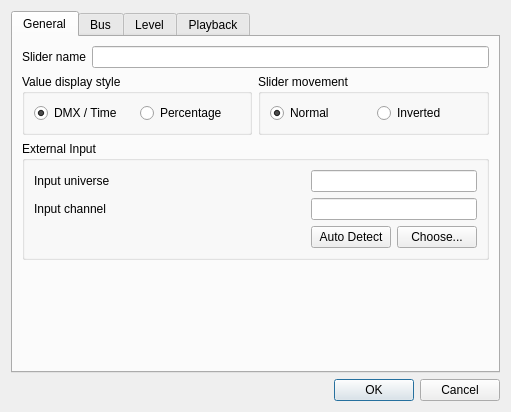
<?xml version="1.0" encoding="UTF-8"?>
<ui version="4.0">
 <class>VCSliderProperties</class>
 <widget class="QDialog" name="VCSliderProperties">
  <property name="geometry">
   <rect>
    <x>0</x>
    <y>0</y>
    <width>511</width>
    <height>412</height>
   </rect>
  </property>
  <property name="windowTitle">
   <string>Slider properties</string>
  </property>
  <layout class="QVBoxLayout">
   <item>
    <widget class="QTabWidget" name="tabWidget">
     <property name="toolTip">
      <string/>
     </property>
     <property name="currentIndex">
      <number>0</number>
     </property>
     <widget class="QWidget" name="General">
      <attribute name="title">
       <string>General</string>
      </attribute>
      <layout class="QGridLayout" name="gridLayout_2">
       <item row="0" column="0" colspan="2">
        <layout class="QHBoxLayout">
         <item>
          <widget class="QLabel" name="m_nameLabel">
           <property name="text">
            <string>Slider name</string>
           </property>
          </widget>
         </item>
         <item>
          <widget class="QLineEdit" name="m_nameEdit">
           <property name="toolTip">
            <string>Name of the slider</string>
           </property>
          </widget>
         </item>
        </layout>
       </item>
       <item row="1" column="0">
        <widget class="QGroupBox" name="m_valueGroup">
         <property name="title">
          <string>Value display style</string>
         </property>
         <layout class="QHBoxLayout" name="horizontalLayout_2">
          <item>
           <widget class="QRadioButton" name="m_valueExactRadio">
            <property name="toolTip">
             <string>Show exact DMX values</string>
            </property>
            <property name="text">
             <string>DMX / Time</string>
            </property>
            <property name="checked">
             <bool>true</bool>
            </property>
           </widget>
          </item>
          <item>
           <widget class="QRadioButton" name="m_valuePercentageRadio">
            <property name="toolTip">
             <string>Show value as percentage</string>
            </property>
            <property name="text">
             <string>Percentage</string>
            </property>
           </widget>
          </item>
         </layout>
        </widget>
       </item>
       <item row="1" column="1">
        <widget class="QGroupBox" name="m_sliderMovementGroup">
         <property name="title">
          <string>Slider movement</string>
         </property>
         <layout class="QHBoxLayout" name="horizontalLayout_3">
          <item>
           <widget class="QRadioButton" name="m_sliderMovementNormalRadio">
            <property name="text">
             <string>Normal</string>
            </property>
            <property name="checked">
             <bool>true</bool>
            </property>
           </widget>
          </item>
          <item>
           <widget class="QRadioButton" name="m_sliderMovementInvertedRadio">
            <property name="text">
             <string>Inverted</string>
            </property>
           </widget>
          </item>
         </layout>
        </widget>
       </item>
       <item row="2" column="0" colspan="2">
        <widget class="QGroupBox" name="m_externalInputGroup">
         <property name="title">
          <string>External Input</string>
         </property>
         <layout class="QGridLayout" name="gridLayout">
          <item row="0" column="0">
           <widget class="QLabel" name="m_inputUniverseLabel">
            <property name="text">
             <string>Input universe</string>
            </property>
           </widget>
          </item>
          <item row="0" column="1" colspan="2">
           <widget class="QLineEdit" name="m_inputUniverseEdit">
            <property name="toolTip">
             <string>The input universe that sends data to this widget</string>
            </property>
            <property name="readOnly">
             <bool>true</bool>
            </property>
           </widget>
          </item>
          <item row="1" column="0">
           <widget class="QLabel" name="m_inputChannelLabel">
            <property name="text">
             <string>Input channel</string>
            </property>
           </widget>
          </item>
          <item row="1" column="1" colspan="2">
           <widget class="QLineEdit" name="m_inputChannelEdit">
            <property name="toolTip">
             <string>The particular input channel within the input universe that sends data to this widget</string>
            </property>
            <property name="readOnly">
             <bool>true</bool>
            </property>
           </widget>
          </item>
          <item row="2" column="0">
           <spacer name="horizontalSpacer">
            <property name="orientation">
             <enum>Qt::Horizontal</enum>
            </property>
            <property name="sizeHint" stdset="0">
             <size>
              <width>298</width>
              <height>20</height>
             </size>
            </property>
           </spacer>
          </item>
          <item row="2" column="2">
           <widget class="QPushButton" name="m_chooseInputButton">
            <property name="toolTip">
             <string>Choose an external input universe &amp; channel that this widget should listen to</string>
            </property>
            <property name="text">
             <string>Choose...</string>
            </property>
           </widget>
          </item>
          <item row="2" column="1">
           <widget class="QPushButton" name="m_autoDetectInputButton">
            <property name="toolTip">
             <string>When toggled, you can move an external slider/knob to assign it to this virtual console slider.</string>
            </property>
            <property name="text">
             <string>Auto Detect</string>
            </property>
            <property name="checkable">
             <bool>true</bool>
            </property>
           </widget>
          </item>
         </layout>
        </widget>
       </item>
       <item row="3" column="0" colspan="2">
        <spacer>
         <property name="orientation">
          <enum>Qt::Vertical</enum>
         </property>
         <property name="sizeHint" stdset="0">
          <size>
           <width>20</width>
           <height>40</height>
          </size>
         </property>
        </spacer>
       </item>
      </layout>
     </widget>
     <widget class="QWidget" name="Bus">
      <attribute name="title">
       <string>Bus</string>
      </attribute>
      <layout class="QVBoxLayout">
       <item>
        <widget class="QGroupBox" name="m_busValueRangeGroup">
         <property name="title">
          <string>Value range</string>
         </property>
         <layout class="QGridLayout">
          <item row="0" column="0">
           <widget class="QLabel" name="m_busLowLimitLabel">
            <property name="text">
             <string>Low limit</string>
            </property>
           </widget>
          </item>
          <item row="0" column="1">
           <widget class="QSpinBox" name="m_busLowLimitSpin">
            <property name="sizePolicy">
             <sizepolicy hsizetype="Minimum" vsizetype="Fixed">
              <horstretch>0</horstretch>
              <verstretch>0</verstretch>
             </sizepolicy>
            </property>
            <property name="toolTip">
             <string>The lowest value that can be set with this slider for a bus</string>
            </property>
            <property name="suffix">
             <string>s</string>
            </property>
            <property name="maximum">
             <number>998</number>
            </property>
           </widget>
          </item>
          <item row="1" column="0">
           <widget class="QLabel" name="m_busHighLimitLabel">
            <property name="text">
             <string>High limit</string>
            </property>
           </widget>
          </item>
          <item row="1" column="1">
           <widget class="QSpinBox" name="m_busHighLimitSpin">
            <property name="toolTip">
             <string>The highest value that can be set with this slider for a bus</string>
            </property>
            <property name="suffix">
             <string>s</string>
            </property>
            <property name="minimum">
             <number>1</number>
            </property>
            <property name="maximum">
             <number>999</number>
            </property>
            <property name="value">
             <number>15</number>
            </property>
           </widget>
          </item>
         </layout>
        </widget>
       </item>
       <item>
        <widget class="QGroupBox" name="m_busGroup">
         <property name="sizePolicy">
          <sizepolicy hsizetype="Preferred" vsizetype="Maximum">
           <horstretch>0</horstretch>
           <verstretch>0</verstretch>
          </sizepolicy>
         </property>
         <property name="title">
          <string>Bus</string>
         </property>
         <layout class="QVBoxLayout">
          <item>
           <widget class="QComboBox" name="m_busCombo"/>
          </item>
         </layout>
        </widget>
       </item>
       <item>
        <spacer name="m_busSpacer">
         <property name="orientation">
          <enum>Qt::Vertical</enum>
         </property>
         <property name="sizeHint" stdset="0">
          <size>
           <width>418</width>
           <height>0</height>
          </size>
         </property>
        </spacer>
       </item>
       <item>
        <widget class="QPushButton" name="m_switchToBusModeButton">
         <property name="toolTip">
          <string>Make the slider control a bus</string>
         </property>
         <property name="text">
          <string>Switch to Bus Mode</string>
         </property>
        </widget>
       </item>
      </layout>
     </widget>
     <widget class="QWidget" name="Level">
      <attribute name="title">
       <string>Level</string>
      </attribute>
      <layout class="QVBoxLayout" name="verticalLayout_2">
       <item>
        <widget class="QGroupBox" name="m_levelValueRangeGroup">
         <property name="title">
          <string>Value range</string>
         </property>
         <layout class="QHBoxLayout">
          <item>
           <widget class="QLabel" name="m_levelLowLimitLabel">
            <property name="text">
             <string>Low limit</string>
            </property>
           </widget>
          </item>
          <item>
           <widget class="QSpinBox" name="m_levelLowLimitSpin">
            <property name="toolTip">
             <string>Lowest DMX value that can be set with this slider</string>
            </property>
            <property name="maximum">
             <number>255</number>
            </property>
           </widget>
          </item>
          <item>
           <widget class="QLabel" name="m_levelHighLimitLabel">
            <property name="text">
             <string>High limit</string>
            </property>
           </widget>
          </item>
          <item>
           <widget class="QSpinBox" name="m_levelHighLimitSpin">
            <property name="toolTip">
             <string>Highest DMX value that can be set with this slider</string>
            </property>
            <property name="maximum">
             <number>255</number>
            </property>
            <property name="value">
             <number>255</number>
            </property>
           </widget>
          </item>
          <item>
           <spacer>
            <property name="orientation">
             <enum>Qt::Horizontal</enum>
            </property>
            <property name="sizeHint" stdset="0">
             <size>
              <width>40</width>
              <height>0</height>
             </size>
            </property>
           </spacer>
          </item>
          <item>
           <widget class="QPushButton" name="m_levelCapabilityButton">
            <property name="enabled">
             <bool>false</bool>
            </property>
            <property name="toolTip">
             <string>Set value range from the selected capability</string>
            </property>
            <property name="text">
             <string>From capability</string>
            </property>
           </widget>
          </item>
         </layout>
        </widget>
       </item>
       <item>
        <widget class="QTreeWidget" name="m_levelList">
         <property name="alternatingRowColors">
          <bool>true</bool>
         </property>
         <property name="selectionMode">
          <enum>QAbstractItemView::SingleSelection</enum>
         </property>
         <property name="allColumnsShowFocus">
          <bool>true</bool>
         </property>
         <column>
          <property name="text">
           <string>Name</string>
          </property>
         </column>
         <column>
          <property name="text">
           <string>Type</string>
          </property>
         </column>
         <column>
          <property name="text">
           <string>Range</string>
          </property>
         </column>
        </widget>
       </item>
       <item>
        <layout class="QHBoxLayout">
         <item>
          <widget class="QPushButton" name="m_levelAllButton">
           <property name="toolTip">
            <string>Select all channels</string>
           </property>
           <property name="text">
            <string>All</string>
           </property>
          </widget>
         </item>
         <item>
          <widget class="QPushButton" name="m_levelNoneButton">
           <property name="toolTip">
            <string>Unselect everything</string>
           </property>
           <property name="text">
            <string>None</string>
           </property>
          </widget>
         </item>
         <item>
          <widget class="QPushButton" name="m_levelInvertButton">
           <property name="toolTip">
            <string>Invert selection</string>
           </property>
           <property name="text">
            <string>Invert</string>
           </property>
          </widget>
         </item>
         <item>
          <spacer>
           <property name="orientation">
            <enum>Qt::Horizontal</enum>
           </property>
           <property name="sizeHint" stdset="0">
            <size>
             <width>40</width>
             <height>0</height>
            </size>
           </property>
          </spacer>
         </item>
         <item>
          <widget class="QPushButton" name="m_levelByGroupButton">
           <property name="toolTip">
            <string>Choose channels by channel group</string>
           </property>
           <property name="text">
            <string>By group...</string>
           </property>
          </widget>
         </item>
        </layout>
       </item>
       <item>
        <spacer name="m_levelSpacer">
         <property name="orientation">
          <enum>Qt::Vertical</enum>
         </property>
         <property name="sizeHint" stdset="0">
          <size>
           <width>20</width>
           <height>0</height>
          </size>
         </property>
        </spacer>
       </item>
       <item>
        <widget class="QPushButton" name="m_switchToLevelModeButton">
         <property name="toolTip">
          <string>Make the slider control the level of a set of channels</string>
         </property>
         <property name="text">
          <string>Switch to Level Mode</string>
         </property>
        </widget>
       </item>
      </layout>
     </widget>
     <widget class="QWidget" name="Playback">
      <attribute name="title">
       <string>Playback</string>
      </attribute>
      <layout class="QVBoxLayout" name="verticalLayout">
       <item>
        <widget class="QGroupBox" name="m_playbackFunctionGroup">
         <property name="title">
          <string>Function</string>
         </property>
         <layout class="QHBoxLayout" name="horizontalLayout">
          <item>
           <widget class="QLineEdit" name="m_playbackFunctionEdit">
            <property name="toolTip">
             <string>Function that is attached to the slider</string>
            </property>
            <property name="readOnly">
             <bool>true</bool>
            </property>
           </widget>
          </item>
          <item>
           <widget class="QToolButton" name="m_attachPlaybackFunctionButton">
            <property name="toolTip">
             <string>Attach a function to the slider</string>
            </property>
            <property name="text">
             <string notr="true">...</string>
            </property>
            <property name="icon">
             <iconset resource="main.qrc">
              <normaloff>:/attach.png</normaloff>:/attach.png</iconset>
            </property>
            <property name="iconSize">
             <size>
              <width>26</width>
              <height>26</height>
             </size>
            </property>
           </widget>
          </item>
          <item>
           <widget class="QToolButton" name="m_detachPlaybackFunctionButton">
            <property name="toolTip">
             <string>Detach the current function from the slider</string>
            </property>
            <property name="text">
             <string notr="true">...</string>
            </property>
            <property name="icon">
             <iconset resource="main.qrc">
              <normaloff>:/detach.png</normaloff>:/detach.png</iconset>
            </property>
            <property name="iconSize">
             <size>
              <width>26</width>
              <height>26</height>
             </size>
            </property>
           </widget>
          </item>
         </layout>
        </widget>
       </item>
       <item>
        <spacer name="m_playbackSpacer">
         <property name="orientation">
          <enum>Qt::Vertical</enum>
         </property>
         <property name="sizeHint" stdset="0">
          <size>
           <width>20</width>
           <height>0</height>
          </size>
         </property>
        </spacer>
       </item>
       <item>
        <widget class="QPushButton" name="m_switchToPlaybackModeButton">
         <property name="toolTip">
          <string>Make the slider control a function</string>
         </property>
         <property name="text">
          <string>Switch to Playback Mode</string>
         </property>
        </widget>
       </item>
      </layout>
     </widget>
    </widget>
   </item>
   <item>
    <widget class="QDialogButtonBox" name="m_buttonBox">
     <property name="orientation">
      <enum>Qt::Horizontal</enum>
     </property>
     <property name="standardButtons">
      <set>QDialogButtonBox::Cancel|QDialogButtonBox::Ok</set>
     </property>
    </widget>
   </item>
  </layout>
 </widget>
 <resources>
  <include location="main.qrc"/>
 </resources>
 <connections>
  <connection>
   <sender>m_buttonBox</sender>
   <signal>accepted()</signal>
   <receiver>VCSliderProperties</receiver>
   <slot>accept()</slot>
   <hints>
    <hint type="sourcelabel">
     <x>257</x>
     <y>402</y>
    </hint>
    <hint type="destinationlabel">
     <x>157</x>
     <y>274</y>
    </hint>
   </hints>
  </connection>
  <connection>
   <sender>m_buttonBox</sender>
   <signal>rejected()</signal>
   <receiver>VCSliderProperties</receiver>
   <slot>reject()</slot>
   <hints>
    <hint type="sourcelabel">
     <x>325</x>
     <y>402</y>
    </hint>
    <hint type="destinationlabel">
     <x>286</x>
     <y>274</y>
    </hint>
   </hints>
  </connection>
 </connections>
</ui>
